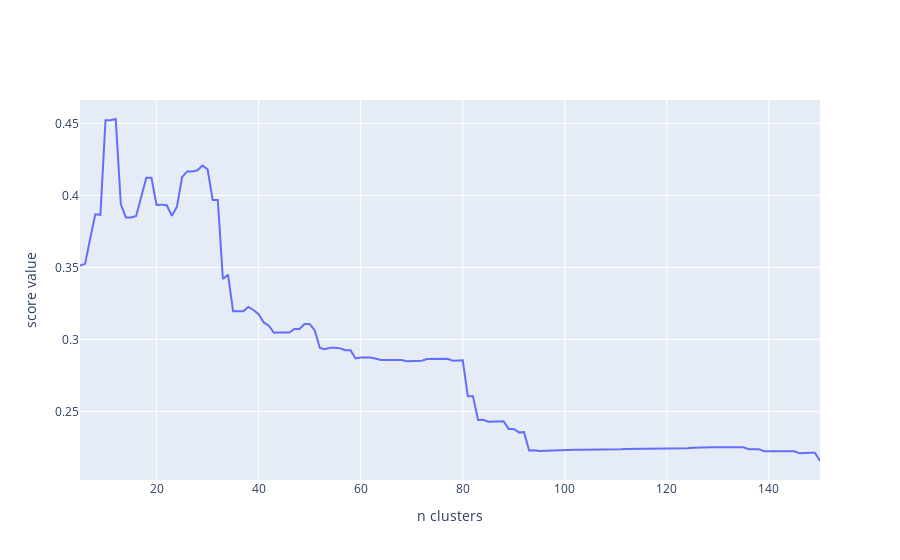
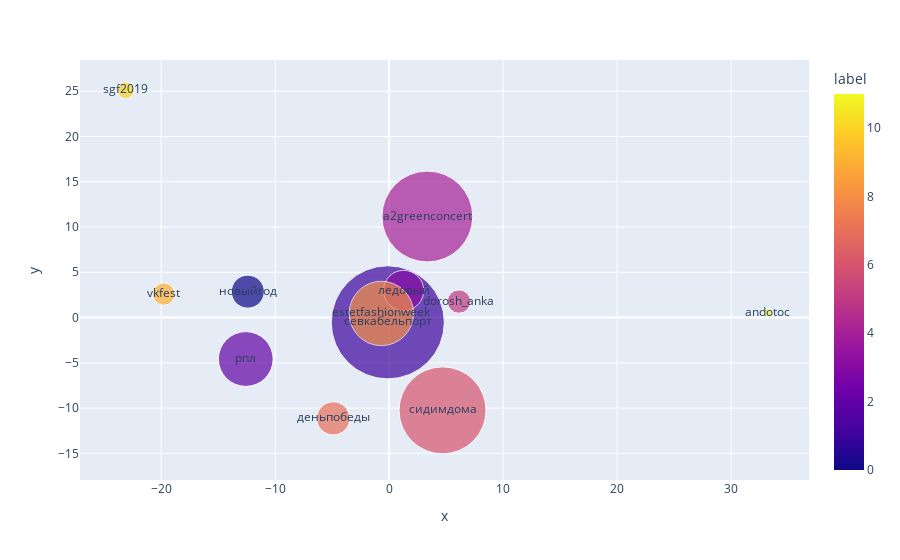

Source (notebook cell) for these figures, in order:
### Code cell
reload(tools)
df = tools.read_events(TMP_PATH + 'df_ag.csv')
scores = pd.read_csv(TMP_PATH + 'scores_ag.csv')
# def find_best_score(scores_df: pd.DataFrame, score_name: str):
best = tools.find_best_score(scores, 'f1')
print(best)
# def plot_score(scores_df: pd.DataFrame, y, x='n_clusters', x_title='n clusters', y_title='score value'):
tools.plot_score(scores, 'f1').show()
# def plot_events(df: pd.DataFrame, color:str or int, hover_name='title'):
tools.plot_events(df, best['n_clusters'])
# def calc_centroids(df: pd.DataFrame, n:int, hashtags_size=15):
centroids = tools.calc_centroids(df, best['n_clusters'])
# def plot_centroids(df_centroids, size_max=100, size_text_tags=0, min_size=0, max_size=None):
fig, _ = tools.plot_centroids(centroids, size_max=80, size_text_tags=1)
fig.show()

### Figure 1 — Plotly figure (JSON) as saved in the notebook; plotly's stock layout.template omitted (floating-point values rounded to 4 significant figures; data arrays with more than 128 entries replaced by an {"elided": "..."} marker saying what was removed)
{"data": [{"name": "f1", "type": "scatter", "x": {"elided": "146 int values"}, "y": {"elided": "146 float values"}}], "layout": {"xaxis": {"title": {"text": "n clusters"}}, "yaxis": {"title": {"text": "score value"}}}}

### Figure 2 — Plotly figure (JSON) as saved in the notebook; plotly's stock layout.template omitted (floating-point values rounded to 4 significant figures)
{"data": [{"hovertemplate": "<b>%{hovertext}</b><br><br>x=%{x}<br>y=%{y}<br>size=%{marker.size}<br>text=%{text}<br>label=%{marker.color}<extra></extra>", "hovertext": ["новыйгод<br>2020<br>новыйгод2020<br>сновымгодом<br>манежнаяплощадь<br>happynewyear<br>ярмарканаманежной<br>newyear2020<br>годкрысы<br>сновымгодом2020<br>манежнаяплощадьспб<br>рождественскаяярмарка<br>happynewyear2020<br>зима2020<br>новогодняяярмарка", "севкабельпорт<br>2020<br>карантин<br>сидимдома<br>самоизоляция<br>севкабель<br>новыйгод<br>оставайтесьдома<br>коронавирус<br>новыйгод2020<br>stayhome<br>sevkabelport<br>@sevcableport<br>пасха<br>весна2020", "рпл<br>газпромарена<br>кхл<br>spartak<br>спартакмосква<br>spartakmoscow<br>@zenit_spb<br>краснобелые<br>фкзенит<br>fcsm<br>открытиеарена<br>khl<br>впередспартак<br>hcska<br>fczenit", "ледовый<br>карантин<br>2020<br>иванусович<br>пародия<br>юлияахмедова<br>славакомиссаренко<br>кулик<br>иванабрамов<br>дмитрийроманов<br>куликдататарочка<br>видеодня<br>стендапкомик<br>викторкомаров<br>стасстаровойтов", "a2greenconcert<br>ледовый<br>2020<br>юбилейный<br>a2<br>icepalace<br>димабилан<br>а2<br>билан<br>скюбилейный<br>@bilanofficial<br>крокусситихолл<br>карантин<br>2019<br>севкабельпорт", "dorosh_anka<br>идагалич<br>аварцы<br>даргинцы<br>дагестанцывпитере<br>чеченцы<br>ингуши<br>дагспб<br>ингушка<br>дагпитер<br>аварка<br>кавказцы<br>кавказцывмоскве<br>чеченка<br>кабардинка", "сидимдома<br>карантин<br>самоизоляция<br>оставайтесьдома<br>коронавирус<br>stayhome<br>2020<br>лучшедома<br>весна2020<br>сидидома<br>covid19<br>пандемия<br>оставайсядома<br>вирус<br>короновирус", "деньпобеды<br>9мая<br>8марта<br>деньпобеды2019<br>бессмертныйполк<br>9мая2019<br>23февраля<br>сднемпобеды<br>женскийдень<br>2020<br>спасибодедузапобеду<br>victoryday<br>великаяпобеда<br>никтонезабытничтонезабыто<br>сднемзащитникаотечества", "estetfashionweek<br>estetfw<br>неделямоды<br>2019<br>estetfashionweek2019<br>estet<br>ювелирныйдомэстет<br>тюнингуюсьсгоар<br>@estetfw<br>эстет<br>@goaravetisyan_beauty<br>efw<br>интершарм2019<br>показмод<br>крокусэкспо", "vkfest<br>vkfest5<br>vkfest2019<br>вкфест<br>@vk_fest<br>вкфест2019<br>вкфест5<br>лето2019<br>фестивальвконтакте<br>парк300летияспб<br>@littlebigband<br>@egorkreed<br>radiorecord<br>@radiorecord<br>@buzova86", "sgf2019<br>synergyglobalforum<br>синергия<br>synergy<br>@oskar_hartmann<br>@schwarzenegger<br>synergyglobalforum2019<br>газпромарена<br>sgf<br>@rybakov_igor<br>sinergyglobalforum<br>@bssynergy<br>арнольдшварценеггер<br>arnoldschwarzenegger<br>синерджиглобалфорум", "andotoc<br>karrina<br>jc<br>katharina_eisenblut_<br>_aromanovaa_<br>@yairelav98<br>beloyar_1488<br>@sigidina19<br>makovka22<br>@va6a_detka<br>xkassikex<br>всенепредсказуемо<br>@mihailchelentano<br>marisha7528<br>sssherbakovvva"], "legendgroup": "", "marker": {"color": [0, 1, 2, 3, 4, 5, 6, 7, 8, 9, 10, 11], "coloraxis": "coloraxis", "size": [271, 3191, 748, 404, 2058, 136, 1887, 274, 1034, 123, 70, 18], "sizemode": "area", "sizeref": 0.4986, "symbol": "circle"}, "mode": "markers+text", "name": "", "showlegend": false, "text": ["новыйгод", "севкабельпорт", "рпл", "ледовый", "a2greenconcert", "dorosh_anka", "сидимдома", "деньпобеды", "estetfashionweek", "vkfest", "sgf2019", "andotoc"], "type": "scatter", "x": [-12.4, -0.1204, -12.58, 1.267, 3.352, 6.125, 4.685, -4.904, -0.6811, -19.77, -23.1, 33.22], "xaxis": "x", "y": [2.862, -0.527, -4.58, 2.987, 11.16, 1.766, -10.25, -11.14, 0.4531, 2.592, 25.09, 0.5112], "yaxis": "y"}], "layout": {"coloraxis": {"colorbar": {"title": {"text": "label"}}, "colorscale": [[0, "#0d0887"], [0.1111, "#46039f"], [0.2222, "#7201a8"], [0.3333, "#9c179e"], [0.4444, "#bd3786"], [0.5556, "#d8576b"], [0.6667, "#ed7953"], [0.7778, "#fb9f3a"], [0.8889, "#fdca26"], [1, "#f0f921"]]}, "legend": {"itemsizing": "constant", "tracegroupgap": 0}, "margin": {"t": 60}, "xaxis": {"anchor": "y", "domain": [0, 1], "title": {"text": "x"}}, "yaxis": {"anchor": "x", "domain": [0, 1], "title": {"text": "y"}}}}
